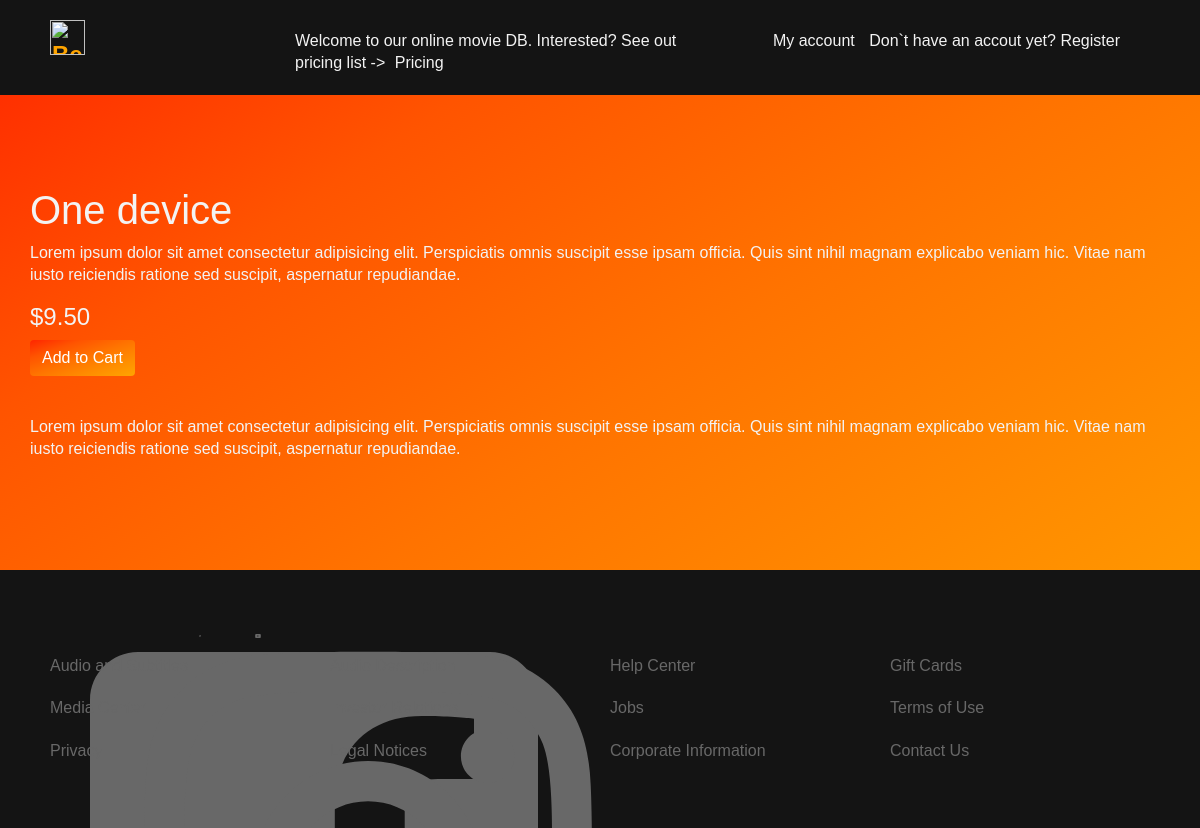
The page /step_one.php?product=1 on the database its author committed.
### tables this page shows
CREATE TABLE IF NOT EXISTS `products` (
  `id` int(11) NOT NULL AUTO_INCREMENT,
  `product_name` varchar(255) DEFAULT NULL,
  `product_slug` varchar(255) DEFAULT NULL,
  `short_description` varchar(255) DEFAULT NULL,
  `full_description` text DEFAULT NULL,
  `price` double(10,2) DEFAULT NULL,
  `is_featured` tinyint(1) DEFAULT 0,
  `is_active` tinyint(1) DEFAULT 0,
  `created_at` datetime DEFAULT NULL,
  `updated_at` datetime DEFAULT NULL,
  PRIMARY KEY (`id`)
);

### step_one.php (the view, shortened to what this page needs)
<?php
require_once('config/db.php');
    if(isset($_GET['product']) && !empty($_GET['product']) && is_numeric($_GET['product']))
    {
        $sql = "SELECT * from products where id =:productID";
        $handle = $pdo->prepare($sql);
        $params = [
                ':productID' =>$_GET['product'],
            ];
        $handle->execute($params);
        if($handle->rowCount() == 1 )
        {
            $getProductData = $handle->fetch(PDO::FETCH_ASSOC);
        }
        else
        {
            $error = '404! No record found';
        }
    }
    else
    {
        $error = '404! No record found';
    }
?>
    <html>
    <head>
        <link rel="stylesheet" href="https://stackpath.bootstrapcdn.com/bootstrap/4.1.3/css/bootstrap.min.css">
        <link rel="stylesheet" type="text/css" href="assets/css/main.css">
    </head>
<body id="home">
<div class="wrapper">
<?php include('comp/header.php') ?>
    <section class="container" style="padding:110px 0 110px 0">
    <?php if(isset($getProductData) && is_array($getProductData)){?>
        <div class="row mt-3">
            <div class="col-md-12">
                <h1><?php echo $getProductData['product_name']?></h1>
                <p><?php echo $getProductData['short_description']?></p>
                <h4>$<?php echo $getProductData['price']?></h4>
                <form class="form-inline" method="POST">
                    <div class="form-group mb-2">
                        <button type="submit" class="btn btn-primary" name="add_to_cart" value="add to cart">Add to Cart</button>
                    </div>
                </form>
            </div>
        </div>
        <div class="row mt-3">
            <div class="col-md-12">
                <?php echo $getProductData['full_description']?>
            </div>
        </div>
    <?php
    }
    ?>
    </section>
    <?php include('comp/footer.php');?>
</div>
</body>
    </html>

### assets/css/main.css (style rules this page uses)
:root { --primary: #141414; --light: #F3F3F3; --dark: #686868; }
html, body { width: 100vw; min-height: 100vh; margin: 0; padding: 0; color: var(--light); font-family: Arial, Helvetica, sans-serif; box-sizing: border-box; line-height: 1.4; background-image: linear-gradient(to right bottom, #ff2500, #ff5400, #ff7300, #ff8d00, #ffa500); }
.btn-primary { background-image: linear-gradient(to right bottom, #ff2500, #ff5400, #ff7300, #ff8d00, #ffa500); border:none; background-color: transparent; }
h1 { padding-top: 60px; }
.wrapper { margin: 0; padding: 0; }

### rows shown on the page
products: product_name "One device", short_description "Lorem ipsum dolor sit amet consectetur adipisicing elit. Perspiciatis omnis suscipit esse ipsam officia. Quis sint nihil magnam explicabo veniam hic. Vitae nam iusto reiciendis ratione sed suscipit, aspernatur repudiandae.", price "9.50", full_description "Lorem ipsum dolor sit amet consectetur adipisicing elit. Perspiciatis omnis suscipit esse ipsam officia. Quis sint nihil magnam explicabo veniam hic. Vitae nam iusto reiciendis ratione sed suscipit, aspernatur repudiandae."
